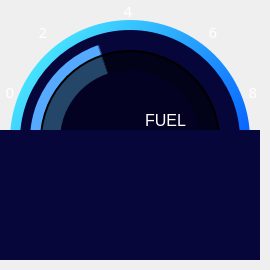
      <widget class="QFrame" name="yakitFrame_3">
       <property name="geometry">
        <rect>
         <x>612</x>
         <y>620</y>
         <width>270</width>
         <height>270</height>
        </rect>
       </property>
       <property name="styleSheet">
        <string notr="true">background-color:none;</string>
       </property>
       <property name="frameShape">
        <enum>QFrame::NoFrame</enum>
       </property>
       <property name="frameShadow">
        <enum>QFrame::Raised</enum>
       </property>
       <widget class="QFrame" name="yakitGradient_3">
        <property name="geometry">
         <rect>
          <x>10</x>
          <y>20</y>
          <width>240</width>
          <height>240</height>
         </rect>
        </property>
        <property name="styleSheet">
         <string notr="true">background-color: qlineargradient(spread:pad, x1:0, y1:0, x2:0.946, y2:0.720818, stop:0 rgba(85, 255, 255, 255), stop:1 rgba(0, 85, 255, 255));
border-radius: 120px;</string>
        </property>
        <property name="frameShape">
         <enum>QFrame::NoFrame</enum>
        </property>
        <property name="frameShadow">
         <enum>QFrame::Raised</enum>
        </property>
       </widget>
       <widget class="QFrame" name="kapak3_3">
        <property name="geometry">
         <rect>
          <x>0</x>
          <y>130</y>
          <width>260</width>
          <height>130</height>
         </rect>
        </property>
        <property name="styleSheet">
         <string notr="true">background-color: rgb(6, 6, 58);</string>
        </property>
        <property name="frameShape">
         <enum>QFrame::NoFrame</enum>
        </property>
        <property name="frameShadow">
         <enum>QFrame::Raised</enum>
        </property>
       </widget>
       <widget class="QFrame" name="yakitFrameIc_3">
        <property name="geometry">
         <rect>
          <x>20</x>
          <y>30</y>
          <width>220</width>
          <height>220</height>
         </rect>
        </property>
        <property name="styleSheet">
         <string notr="true">background-color: rgb(6, 6, 58);
border-radius: 110px;</string>
        </property>
        <property name="frameShape">
         <enum>QFrame::NoFrame</enum>
        </property>
        <property name="frameShadow">
         <enum>QFrame::Raised</enum>
        </property>
       </widget>
       <widget class="QFrame" name="yakitFrameOn_3">
        <property name="geometry">
         <rect>
          <x>60</x>
          <y>70</y>
          <width>140</width>
          <height>140</height>
         </rect>
        </property>
        <property name="styleSheet">
         <string notr="true">background-color: rgb(3, 2, 34);
border-radius:70px;</string>
        </property>
        <property name="frameShape">
         <enum>QFrame::NoFrame</enum>
        </property>
        <property name="frameShadow">
         <enum>QFrame::Raised</enum>
        </property>
        <widget class="QLabel" name="yakit_3">
         <property name="geometry">
          <rect>
           <x>70</x>
           <y>40</y>
           <width>71</width>
           <height>21</height>
          </rect>
         </property>
         <property name="styleSheet">
          <string notr="true">color: #ffffff; background-color: none</string>
         </property>
         <property name="text">
          <string>&lt;html&gt;&lt;head/&gt;&lt;body&gt;&lt;p&gt;&lt;span style=&quot; font-family:'Arial Black'; font-size:12pt;&quot;&gt;FUEL&lt;/span&gt;&lt;/p&gt;&lt;/body&gt;&lt;/html&gt;</string>
         </property>
         <property name="alignment">
          <set>Qt::AlignCenter</set>
         </property>
        </widget>
        <widget class="QLabel" name="yakitIcon_3">
         <property name="geometry">
          <rect>
           <x>15</x>
           <y>25</y>
           <width>45</width>
           <height>35</height>
          </rect>
         </property>
         <property name="styleSheet">
          <string notr="true">background-color: none;</string>
         </property>
         <property name="text">
          <string/>
         </property>
         <property name="pixmap">
          <pixmap>tba3.png</pixmap>
         </property>
         <property name="scaledContents">
          <bool>true</bool>
         </property>
        </widget>
       </widget>
       <widget class="QFrame" name="yakitProgress_3">
        <property name="geometry">
         <rect>
          <x>30</x>
          <y>40</y>
          <width>200</width>
          <height>200</height>
         </rect>
        </property>
        <property name="styleSheet">
         <string notr="true">background-color: qconicalgradient(cx:0.5, cy:0.5, angle:180, stop:0.011158 rgba(85, 170, 255, 0), stop:0.013089 rgba(249, 201, 111, 255));
background-color: qconicalgradient(cx:0.5, cy:0.5, angle:180, stop:0.799308 rgba(85, 170, 255, 0), stop:0.803089 rgba(85, 170, 255, 255));
border-radius: 100px;</string>
        </property>
        <property name="frameShape">
         <enum>QFrame::NoFrame</enum>
        </property>
        <property name="frameShadow">
         <enum>QFrame::Raised</enum>
        </property>
        <widget class="QFrame" name="yakitGolge_3">
         <property name="geometry">
          <rect>
           <x>10</x>
           <y>10</y>
           <width>180</width>
           <height>180</height>
          </rect>
         </property>
         <property name="styleSheet">
          <string notr="true">border-radius: 90px;
background-color: rgba(0, 0, 0,150);
border-width: 2px;
border-style: solid;</string>
         </property>
         <property name="frameShape">
          <enum>QFrame::NoFrame</enum>
         </property>
         <property name="frameShadow">
          <enum>QFrame::Raised</enum>
         </property>
        </widget>
       </widget>
       <widget class="QLabel" name="labelYT4_3">
        <property name="geometry">
         <rect>
          <x>118</x>
          <y>0</y>
          <width>20</width>
          <height>20</height>
         </rect>
        </property>
        <property name="styleSheet">
         <string notr="true">color: rgb(255, 255, 255);
background-color: none;</string>
        </property>
        <property name="text">
         <string>&lt;html&gt;&lt;head/&gt;&lt;body&gt;&lt;p&gt;&lt;span style=&quot; font-size:11pt; font-family: Arial Black&quot;&gt;4&lt;/span&gt;&lt;/p&gt;&lt;/body&gt;&lt;/html&gt;</string>
        </property>
        <property name="alignment">
         <set>Qt::AlignCenter</set>
        </property>
       </widget>
       <widget class="QLabel" name="labelYT2_3">
        <property name="geometry">
         <rect>
          <x>33</x>
          <y>21</y>
          <width>20</width>
          <height>20</height>
         </rect>
        </property>
        <property name="styleSheet">
         <string notr="true">color: rgb(255, 255, 255);
background-color: none;</string>
        </property>
        <property name="text">
         <string>&lt;html&gt;&lt;head/&gt;&lt;body&gt;&lt;p&gt;&lt;span style=&quot; font-size:11pt; font-family: Arial Black&quot;&gt;2&lt;/span&gt;&lt;/p&gt;&lt;/body&gt;&lt;/html&gt;</string>
        </property>
        <property name="alignment">
         <set>Qt::AlignCenter</set>
        </property>
       </widget>
       <widget class="QLabel" name="labelYT6_3">
        <property name="geometry">
         <rect>
          <x>203</x>
          <y>21</y>
          <width>20</width>
          <height>20</height>
         </rect>
        </property>
        <property name="styleSheet">
         <string notr="true">color: rgb(255, 255, 255);
background-color: none;</string>
        </property>
        <property name="text">
         <string>&lt;html&gt;&lt;head/&gt;&lt;body&gt;&lt;p&gt;&lt;span style=&quot; font-size:11pt; font-family: Arial Black&quot;&gt;6&lt;/span&gt;&lt;/p&gt;&lt;/body&gt;&lt;/html&gt;</string>
        </property>
        <property name="alignment">
         <set>Qt::AlignCenter</set>
        </property>
       </widget>
       <widget class="QLabel" name="labelYT0_3">
        <property name="geometry">
         <rect>
          <x>0</x>
          <y>81</y>
          <width>20</width>
          <height>20</height>
         </rect>
        </property>
        <property name="styleSheet">
         <string notr="true">color: rgb(255, 255, 255);
background-color: none;</string>
        </property>
        <property name="text">
         <string>&lt;html&gt;&lt;head/&gt;&lt;body&gt;&lt;p&gt;&lt;span style=&quot; font-size:11pt; font-family: Arial Black&quot;&gt;0&lt;/span&gt;&lt;/p&gt;&lt;/body&gt;&lt;/html&gt;</string>
        </property>
        <property name="alignment">
         <set>Qt::AlignCenter</set>
        </property>
       </widget>
       <widget class="QLabel" name="labelYT8_3">
        <property name="geometry">
         <rect>
          <x>243</x>
          <y>81</y>
          <width>20</width>
          <height>20</height>
         </rect>
        </property>
        <property name="styleSheet">
         <string notr="true">color: rgb(255, 255, 255);
background-color: none;</string>
        </property>
        <property name="text">
         <string>&lt;html&gt;&lt;head/&gt;&lt;body&gt;&lt;p&gt;&lt;span style=&quot; font-size:11pt; font-family: Arial Black&quot;&gt;8&lt;/span&gt;&lt;/p&gt;&lt;/body&gt;&lt;/html&gt;</string>
        </property>
        <property name="alignment">
         <set>Qt::AlignCenter</set>
        </property>
       </widget>
       <zorder>yakitGradient_3</zorder>
       <zorder>yakitFrameIc_3</zorder>
       <zorder>yakitProgress_3</zorder>
       <zorder>labelYT4_3</zorder>
       <zorder>labelYT2_3</zorder>
       <zorder>labelYT6_3</zorder>
       <zorder>labelYT0_3</zorder>
       <zorder>labelYT8_3</zorder>
       <zorder>yakitFrameOn_3</zorder>
       <zorder>kapak3_3</zorder>
      </widget>
